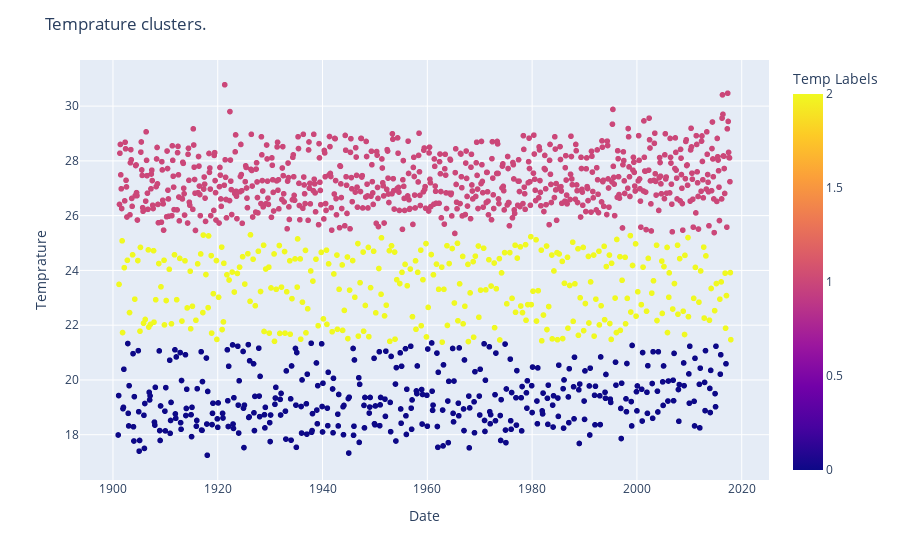

The notebook cell this image was saved under:
### Code cell
km = KMeans(3)
km.fit(df1['Temprature'].to_numpy().reshape(-1,1))
df1.loc[:,'Temp Labels'] = km.labels_
fig = px.scatter(df1, 'Date', 'Temprature', color='Temp Labels')
fig.update_layout(title = "Temprature clusters.",
                 xaxis_title="Date", yaxis_title="Temprature")
fig.show()

### Figure 1 — Plotly figure (JSON) as saved in the notebook; plotly's stock layout.template omitted (floating-point values rounded to 4 significant figures; data arrays with more than 128 entries replaced by an {"elided": "..."} marker saying what was removed)
{"data": [{"hovertemplate": "Date=%{x}<br>Temprature=%{y}<br>Temp Labels=%{marker.color}<extra></extra>", "legendgroup": "", "marker": {"color": {"elided": "1404 int values"}, "coloraxis": "coloraxis", "symbol": "circle"}, "mode": "markers", "name": "", "showlegend": false, "type": "scattergl", "x": {"elided": "1404 str values"}, "xaxis": "x", "y": {"elided": "1404 float values"}, "yaxis": "y"}], "layout": {"coloraxis": {"colorbar": {"title": {"text": "Temp Labels"}}, "colorscale": [[0, "#0d0887"], [0.1111, "#46039f"], [0.2222, "#7201a8"], [0.3333, "#9c179e"], [0.4444, "#bd3786"], [0.5556, "#d8576b"], [0.6667, "#ed7953"], [0.7778, "#fb9f3a"], [0.8889, "#fdca26"], [1, "#f0f921"]]}, "legend": {"tracegroupgap": 0}, "margin": {"t": 60}, "title": {"text": "Temprature clusters."}, "xaxis": {"anchor": "y", "domain": [0, 1], "title": {"text": "Date"}}, "yaxis": {"anchor": "x", "domain": [0, 1], "title": {"text": "Temprature"}}}}
